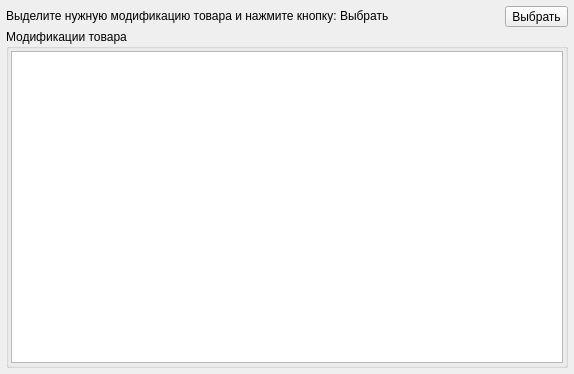
<?xml version="1.0" encoding="UTF-8"?>
<ui version="4.0">
 <class>DialogProductModifications</class>
 <widget class="QDialog" name="DialogProductModifications">
  <property name="geometry">
   <rect>
    <x>0</x>
    <y>0</y>
    <width>574</width>
    <height>374</height>
   </rect>
  </property>
  <property name="windowTitle">
   <string>Модификации товара</string>
  </property>
  <layout class="QVBoxLayout" name="verticalLayout_2">
   <property name="spacing">
    <number>2</number>
   </property>
   <property name="leftMargin">
    <number>6</number>
   </property>
   <property name="topMargin">
    <number>6</number>
   </property>
   <property name="rightMargin">
    <number>6</number>
   </property>
   <property name="bottomMargin">
    <number>6</number>
   </property>
   <item>
    <layout class="QHBoxLayout" name="horizontalLayout">
     <item>
      <widget class="QLabel" name="label">
       <property name="text">
        <string>&lt;html&gt;&lt;head/&gt;&lt;body&gt;&lt;p&gt;Выделите нужную модификацию товара и нажмите кнопку: &lt;img src=&quot;:/64/icons/64x64/select.png&quot; with=&quot;16&quot; height=&quot;16&quot;/&gt;Выбрать&lt;/p&gt;&lt;/body&gt;&lt;/html&gt;</string>
       </property>
      </widget>
     </item>
     <item>
      <spacer name="horizontalSpacer">
       <property name="orientation">
        <enum>Qt::Horizontal</enum>
       </property>
       <property name="sizeHint" stdset="0">
        <size>
         <width>398</width>
         <height>20</height>
        </size>
       </property>
      </spacer>
     </item>
     <item>
      <widget class="QToolButton" name="toolButtonSelect">
       <property name="text">
        <string>Выбрать</string>
       </property>
       <property name="icon">
        <iconset resource="../res.qrc">
         <normaloff>:/64/icons/64x64/select.png</normaloff>:/64/icons/64x64/select.png</iconset>
       </property>
       <property name="iconSize">
        <size>
         <width>24</width>
         <height>24</height>
        </size>
       </property>
       <property name="toolButtonStyle">
        <enum>Qt::ToolButtonTextBesideIcon</enum>
       </property>
      </widget>
     </item>
    </layout>
   </item>
   <item>
    <widget class="QGroupBox" name="groupBox">
     <property name="title">
      <string>Модификации товара</string>
     </property>
     <layout class="QVBoxLayout" name="verticalLayout">
      <property name="spacing">
       <number>2</number>
      </property>
      <property name="leftMargin">
       <number>2</number>
      </property>
      <property name="topMargin">
       <number>2</number>
      </property>
      <property name="rightMargin">
       <number>2</number>
      </property>
      <property name="bottomMargin">
       <number>2</number>
      </property>
      <item>
       <widget class="QTreeView" name="treeView">
        <property name="selectionMode">
         <enum>QAbstractItemView::ExtendedSelection</enum>
        </property>
        <property name="rootIsDecorated">
         <bool>false</bool>
        </property>
        <property name="expandsOnDoubleClick">
         <bool>false</bool>
        </property>
        <attribute name="headerStretchLastSection">
         <bool>false</bool>
        </attribute>
       </widget>
      </item>
     </layout>
    </widget>
   </item>
  </layout>
  <action name="actionSelect">
   <property name="icon">
    <iconset resource="../res.qrc">
     <normaloff>:/64/icons/64x64/select.png</normaloff>:/64/icons/64x64/select.png</iconset>
   </property>
   <property name="text">
    <string>Выбрать</string>
   </property>
   <property name="toolTip">
    <string>Выбрать модификацию</string>
   </property>
  </action>
 </widget>
 <resources>
  <include location="../res.qrc"/>
 </resources>
 <connections/>
</ui>
